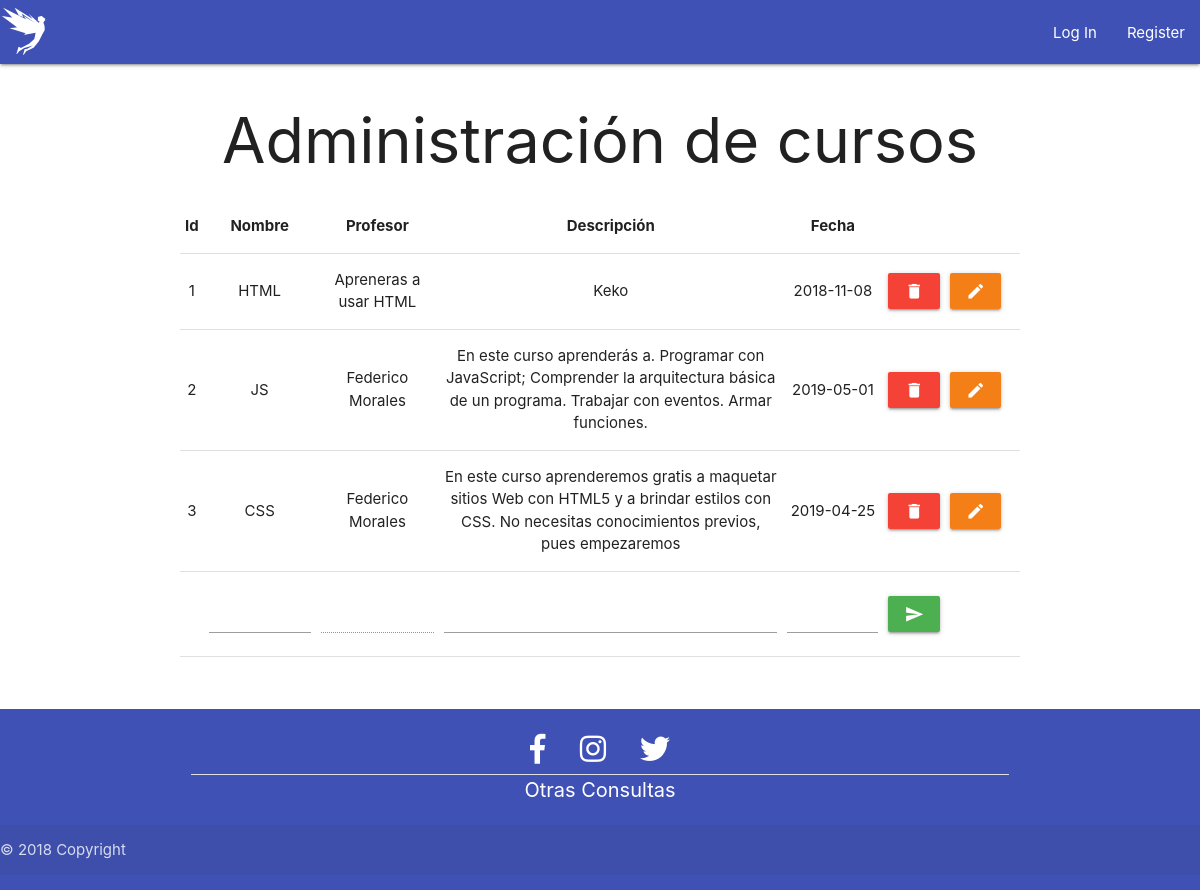
Page /altacurso.php on the earlier database version.
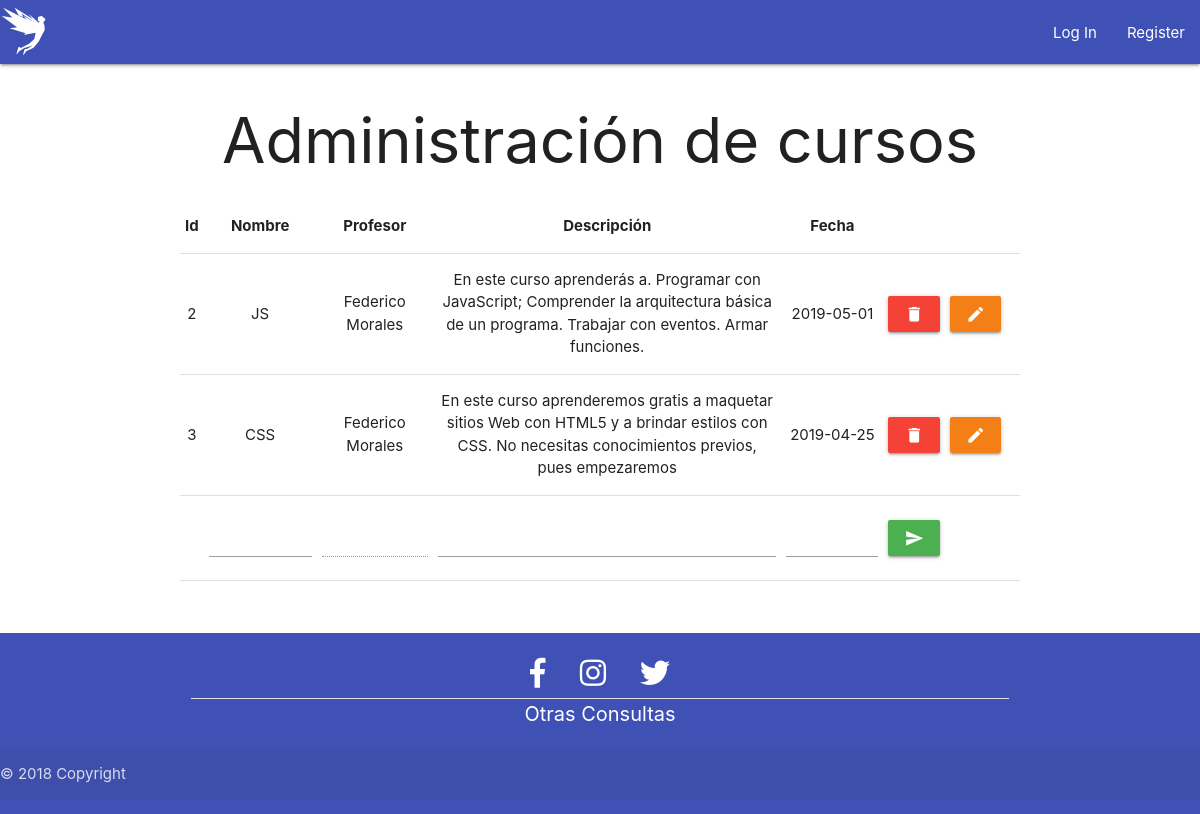
Same page on the later database version.
### tables this page shows
CREATE TABLE `cursos` (
  `curso_cod` int(11) NOT NULL,
  `curso_nombre` varchar(50) NOT NULL,
  `curso_profesor` varchar(50) NOT NULL,
  `curso_desc` varchar(255) NOT NULL,
  `curso_fecha` date NOT NULL
);

### altacurso.php (the view, shortened to what this page needs)
<!doctype html>
<html>
    <head>
        <link rel="stylesheet" href="https://use.fontawesome.com/releases/v5.5.0/css/all.css">
        <link type="text/css" rel="stylesheet" href="css/materialize.min.css" media="screen,projection" />
        <link rel="stylesheet" href="css/style.css">
    </head>
<body>
    <?php include "navbar.php"; ?>
    <?=$nav?>
    <?php
    include 'conexion.php';
    $registros = $base->query("SELECT * FROM cursos")->fetchAll(PDO::FETCH_OBJ);
    $prof=$_SESSION["nombre"];
    ?>
    <h1 class="center">Administración de cursos</h1>
    <form  action="<?php echo $_SERVER['PHP_SELF']; ?>" method="post">
    <div class="container">
    <table class="highlight centered responsive-table">
        <thead>
            <tr>
                <th>Id</th>
                <th>Nombre</th>
                <th>Profesor</th>
                <th>Descripción</th>
                <th>Fecha</th>
                <th>&nbsp;</th>
                <th>&nbsp;</th>
                <th>&nbsp;</th>
            </tr>
        </thead>
        <tbody>
        <?php
        foreach ($registros as $cursos) :?>
            <tr>
                <td><?php echo $cursos->curso_cod; ?></td>
                <td><?php echo $cursos->curso_nombre; ?></td>
                <td><?php echo $cursos->curso_profesor; ?></td>
                <td><?php echo $cursos->curso_desc; ?></td>
                <td><?php echo $cursos->curso_fecha; ?></td>
                <td><a data-position="left" data-tooltip="Borrar" class="white-text red waves-effect waves-light btn tooltipped" href="borrarcurso.php?id=<?php echo $cursos->curso_cod;?>"><i class="material-icons ">delete</i></a></td>
                <td><a data-position="left" data-tooltip="Editar" class="white-text yellow darken-4 waves-effect waves-light btn tooltipped" href="editarcurso.php?id=<?php echo $cursos->curso_cod; ?>&nom=<?php echo $personas->nombre; ?>&ape=<?php echo $personas->apellido; ?>&dir=<?php echo $personas->direccion; ?>"><i class="material-icons ">edit</i></a></td>
            </tr>
        <?php endforeach; ?>
        <tr>
            <td></td>
            <td><input type='text' name='nom' requied ></td>
            <td><input type='text' value="<?php echo $prof; ?>" disabled></td>
            <td><input type='text' name='desc' requied></td>
            <td><input type="text" class="datepicker" name='fecha'></td>
            <td>
                <button data-position="right" data-tooltip="Agregar" class="green btn waves-effect waves-light tooltipped" type="submit" name="action">
                    <i class="material-icons">send</i>
                </button>
            </td>
        </tr>
    </tbody>
    </table>
    </div>
    <p>&nbsp;</p>
  <?php include "footer.php" ?>
  <?=footer()?>
</body>
</html>

Differences in the rows shown:
removed cursos: curso_cod "1", curso_nombre "HTML", curso_profesor "Apreneras a usar HTML", curso_desc "Keko", curso_fecha "2018-11-08"
